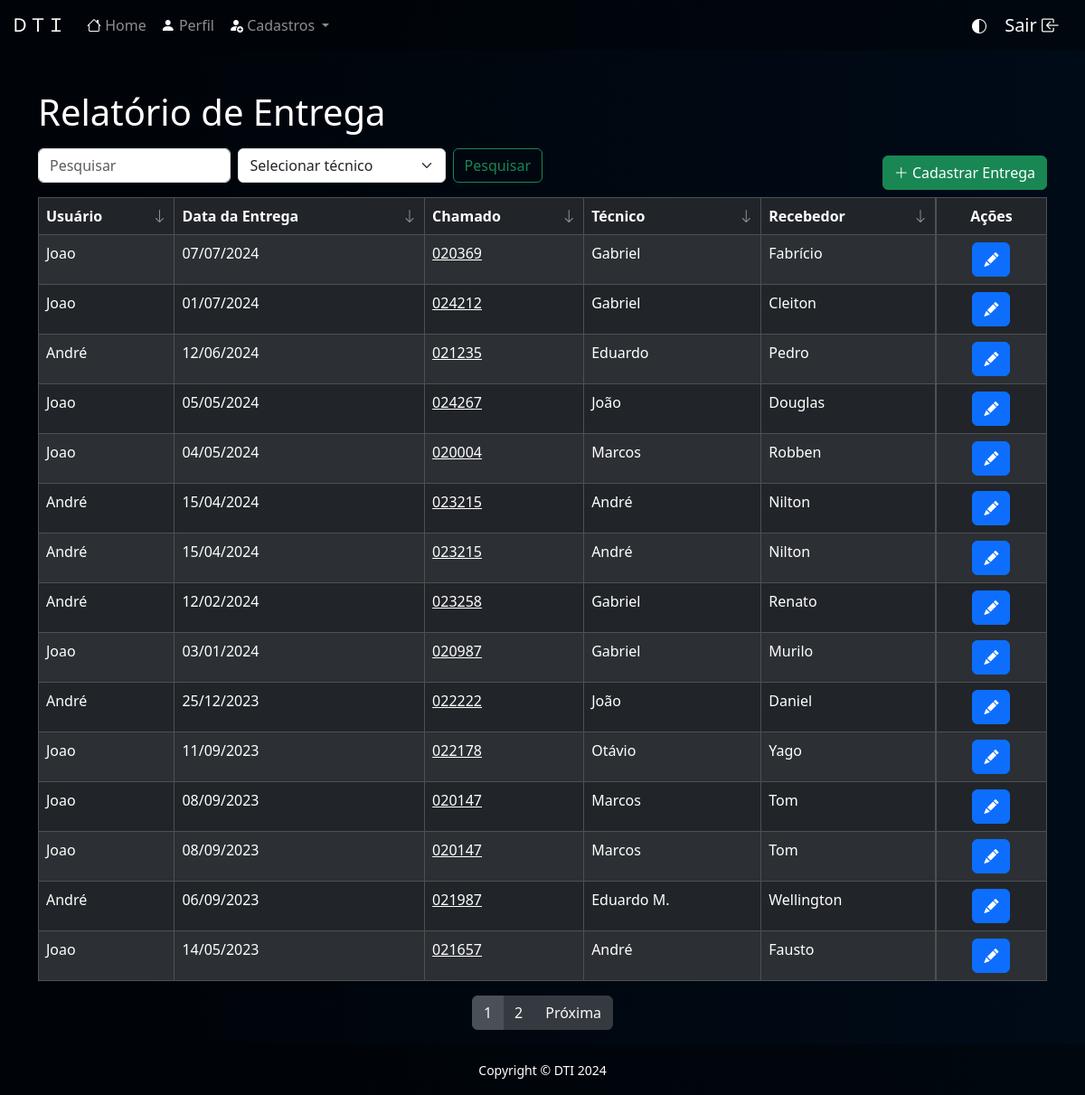
The app's page /home/relatorio.php (signed in), older data.
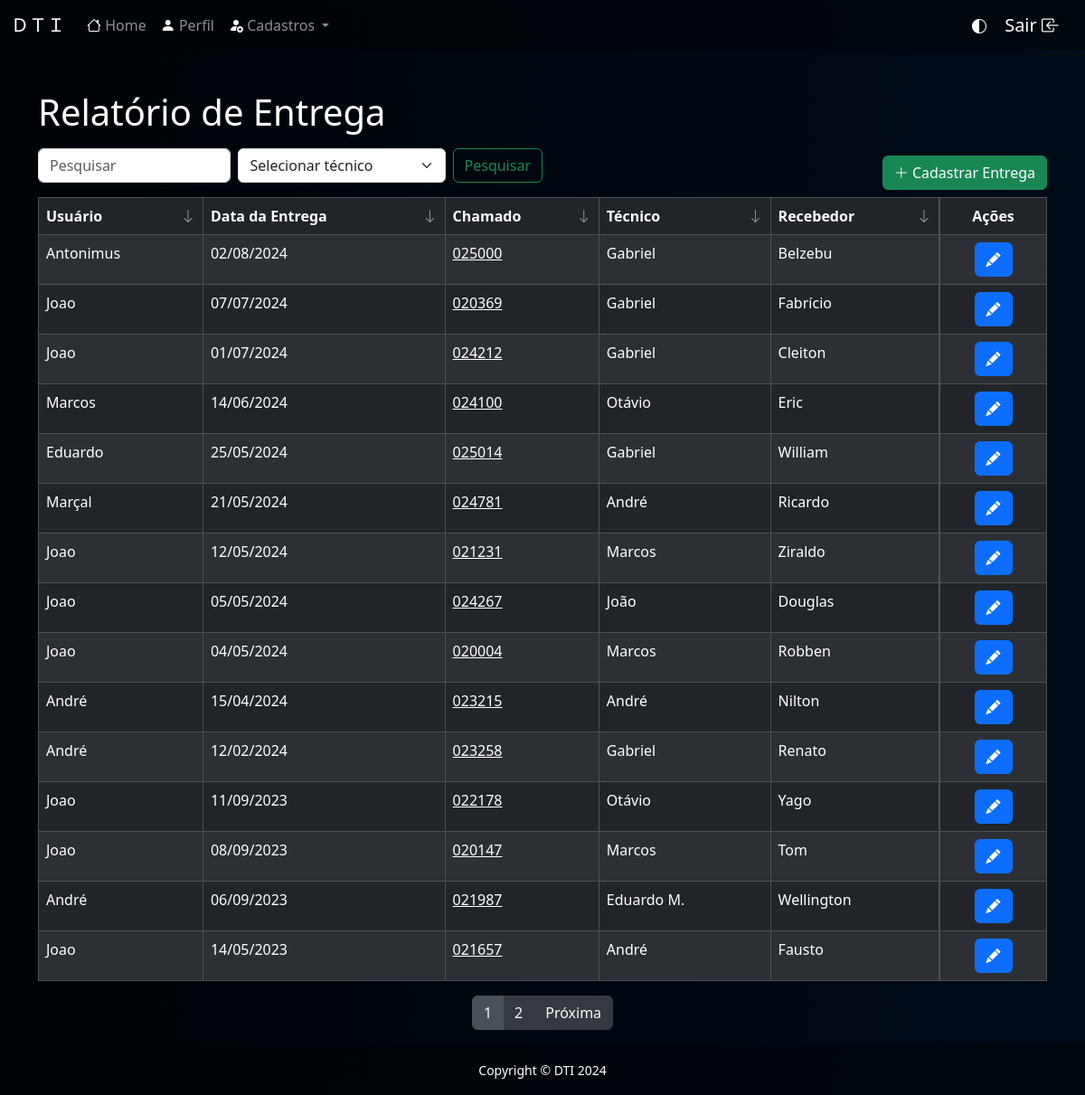
The same page, newer data.
### tables this page shows
CREATE TABLE `tabela` (
  `id` int(11) NOT NULL,
  `id_usuario` int(11) NOT NULL,
  `data` varchar(15) NOT NULL,
  `chamado` varchar(20) NOT NULL,
  `id_tecnico` int(11) NOT NULL,
  `recebedor` varchar(100) NOT NULL
);

CREATE TABLE `usuario` (
  `id` int(11) NOT NULL,
  `nome` varchar(100) NOT NULL,
  `senha` varchar(100) NOT NULL,
  `status` int(1) NOT NULL,
  `nivel` int(1) NOT NULL
);

CREATE TABLE `tecnico` (
  `id` int(11) NOT NULL,
  `nome` varchar(100) NOT NULL,
  `status` int(1) NOT NULL
);

### home/relatorio.php (the view, shortened to what this page needs)
<?php
    require_once('../conexao.php');
    $V_WHERE = "";
    $T_WHERE = "";
    $itens_por_pagina = 15;
    $pagina = isset($_GET['page']) ? $_GET['page'] : 1;
    $offset = ($pagina - 1) * $itens_por_pagina;
    $sql_count = "SELECT COUNT(*) AS total, usuario.nome AS nome_usuario
                    FROM tabela
                    INNER JOIN usuario ON tabela.id_usuario = usuario.id
                    WHERE 1 = 1 " . $V_WHERE . $T_WHERE;
    $resultado_count = mysqli_query($conexao, $sql_count);
    $linha_count = mysqli_fetch_assoc($resultado_count);
    $total_registros = $linha_count['total'];
    $total_paginas = ceil($total_registros / $itens_por_pagina);
    $sort_col = isset($_GET['sort_col']) ? $_GET['sort_col'] : 1;
    $sort_order = isset($_GET['sort_order']) ? $_GET['sort_order'] : 'DESC';
    switch ($sort_col) {
        case 1:
            $sort_col = 'STR_TO_DATE(tabela.data, "%d/%m/%Y")';
            break;
    }
    $sql = "SELECT tabela.*, usuario.nome AS nome_usuario, tecnico.nome AS nome_tecnico
            FROM tabela
            INNER JOIN usuario ON tabela.id_usuario = usuario.id
            INNER JOIN tecnico ON tabela.id_tecnico = tecnico.id
            WHERE 1 = 1 " . $V_WHERE . $T_WHERE . "
            ORDER BY $sort_col $sort_order
            LIMIT $itens_por_pagina OFFSET $offset";
    $resultado = mysqli_query($conexao, $sql);
?>
<!DOCTYPE html>
<html lang="pt-br">
<head>
    <link href="https://cdn.jsdelivr.net/npm/bootstrap@5.3.3/dist/css/bootstrap.min.css" rel="stylesheet">
    <link rel="stylesheet" href="https://cdn.jsdelivr.net/npm/bootstrap-icons@1.11.3/font/bootstrap-icons.min.css">
</head>
<body>
    <?php require_once("../template/menu01.php") ?>
    <main class="container" style="margin-top: 100px;">
        <h1>Relatório de Entrega</h1>
        <div class="d-flex justify-content-between align-items-end mb-2">
            <form class="d-flex col-6 mt-2 mb-2" method="post" role="search">
                <input class="form-control me-2" type="search" name="search" placeholder="Pesquisar" aria-label="Search">
                <select class="form-select me-2" name="search-tec" id="search-tec">
                    <option selected value="" style="color: black;">Selecionar técnico</option>
                </select>
                <button class="btn btn-outline-success" type="submit" name="pesquisar">Pesquisar</button>
            </form>
            <a href="../cadastro/cad-entrega.php" class="btn btn-success"><i class="bi bi-plus-lg"></i> Cadastrar Entrega</a>
        </div>
        <table id="tabela" class="table table-dark table-striped table-bordered">
            <thead>
                <tr>
                    <th id="header0" onclick="sortTable(0)" class="sortable asc">Usuário <i class="bi bi-arrow-down sort-icon"></th>
                    <th id="header1" onclick="sortTable(1)" class="sortable">Data da Entrega <i class="bi bi-arrow-down sort-icon"></th>
                    <th id="header2" onclick="sortTable(2)" class="sortable">Chamado <i class="bi bi-arrow-down sort-icon"></th>
                    <th id="header3" onclick="sortTable(3)" class="sortable">Técnico <i class="bi bi-arrow-down sort-icon"></th>
                    <th id="header4" onclick="sortTable(4)" class="sortable">Recebedor <i class="bi bi-arrow-down sort-icon"></th>
                    <th class="d-flex justify-content-center">Ações</th>
                </tr>
            </thead>
            <tbody>
                <?php
                    while ($linha = mysqli_fetch_array($resultado)) {
                ?>
                <tr>
                    <td><?= $linha['nome_usuario'] ?></td>
                    <td><?= $linha['data'] ?></td>
                    <td><a href="http://sup.umuarama.pr.gov.br/scp/tickets.php?id=<?= $linha['chamado'] ?>" target="_blank"><?= $linha['chamado'] ?></a></td>
                    <td><?= $linha['nome_tecnico'] ?></td>
                    <td><?= $linha['recebedor'] ?></td>
                    <td class="d-flex justify-content-center gap-2">
                        <abbr title="Editar"><a class="btn btn-primary" href="../editar/edit-entrega.php?id=<?= $linha['id'] ?>"><i class="bi bi-pencil-fill"></i></a></abbr>
                    </td>
                </tr>
                <?php } ?>
            </tbody>
        </table>
        <nav aria-label="Paginação">
            <ul class="pagination justify-content-center">
                <?php for ($i = 1; $i <= $total_paginas; $i++): ?>
                    <li class="page-item <?= ($pagina == $i) ? 'active' : '' ?>"><a class="page-link" href="?page=<?= $i ?>&sort_col=<?= isset($_GET['sort_col']) ? $_GET['sort_col'] : '1' ?>&sort_order=<?= isset($_GET['sort_order']) ? $_GET['sort_order'] : 'DESC' ?>"><?= $i ?></a></li>
                <?php endfor; ?>
                <?php if ($pagina < $total_paginas): ?>
                    <li class="page-item"><a class="page-link" href="?page=<?= $pagina + 1 ?>&sort_col=<?= isset($_GET['sort_col']) ? $_GET['sort_col'] : '1' ?>&sort_order=<?= isset($_GET['sort_order']) ? $_GET['sort_order'] : 'DESC' ?>">Próxima</a></li>
                <?php endif; ?>
            </ul>
        </nav>
    </main>
    <?php require_once("../template/rodape01.php") ?>
</body>
</html>

### template/menu01.php (shortened to what this page needs)
<!DOCTYPE html>
<html lang="en">
<head>
</head>
    <header>
        <nav class="navbar fixed-top navbar-expand-lg" style="background: linear-gradient(to right, #000307, #00070E);" data-bs-theme="dark">
            <div class="container-fluid">
                <a class="navbar-brand" href="../home/relatorio.php">ＤＴＩ</a>
                <ul class="navbar-nav me-auto mb-2 mb-lg-0">
                    <li class="nav-item">
                        <a class="nav-link" href="../home/relatorio.php"><i class="bi bi-house"></i> Home</a>
                    </li>
                    <li class="nav-item">
                        <a class="nav-link" href="../home/perfil.php"><i class="bi bi-person-fill"></i> Perfil</a>
                    </li>
                    <li class="nav-item dropdown">
                        <a class="nav-link dropdown-toggle" role="button" data-bs-toggle="dropdown"  aria-expanded="false " >
                        <i class="bi bi-person-fill-add"></i> Cadastros
                        </a>
                    </li>
                </ul>
                 <div>
                     <a id="toggleButton"  style="cursor:pointer;margin-right: 1rem;">
                         <i class="bi bi-circle-half"></i>
                            </a>
                        <a class="navbar-brand ms-auto" href="../sair.php">Sair <i class="bi bi-box-arrow-in-left"></i></a>
                    </div>
            </div>
        </nav>
    </header>
</body>
</html>

### template/rodape01.php
<footer id="sticky-footer" style="background: linear-gradient(to right, #000307, #00070E); color: white;">
    <div class="container text-center">
        <small>Copyright &copy; DTI 2024</small>
    </div>
</footer>

### home/relatorio.php (style rules this page uses)
* { color: white; }
body { background-color: #000B18; display: flex; flex-direction: column; min-height: 100vh; }
main { flex: 1; }
a { color: white; }
option { color: black; }
th, td { text-align: left; position: relative; }
.sort-icon { position: absolute; right: 8px; top: 50%; transform: translateY(-50%); margin-left: 5px; opacity: 0.5; transition: opacity 0.3s ease; }
.sortable { position: relative; cursor: pointer; }
#sticky-footer { flex-shrink: 0; padding: 1rem; background-color: #343a40; color: white; text-align: center; }
.pagination .page-link { color: #f8f9fa; background-color: #343a40; border-color: #343a40; }
.pagination .page-item.active .page-link { background-color: #495057; border-color: #495057; }

### template/menu01.php (style rules this page uses)
body { background: linear-gradient(to right, #000307, #000B18); color: #fff; }

Row changes from the older to the newer data that the page shows:
removed tabela: id_usuario.nome "André", data "12/06/2024", chamado "021235", id_tecnico.nome "Eduardo", recebedor "Pedro"
removed tabela: id_usuario.nome "André", data "15/04/2024", chamado "023215", id_tecnico.nome "André", recebedor "Nilton"
removed tabela: id_usuario.nome "Joao", data "03/01/2024", chamado "020987", id_tecnico.nome "Gabriel", recebedor "Murilo"
removed tabela: id_usuario.nome "André", data "25/12/2023", chamado "022222", id_tecnico.nome "João", recebedor "Daniel"
removed tabela: id_usuario.nome "Joao", data "08/09/2023", chamado "020147", id_tecnico.nome "Marcos", recebedor "Tom"
added tabela: id_usuario.nome "Antonimus", data "02/08/2024", chamado "025000", id_tecnico.nome "Gabriel", recebedor "Belzebu"
added tabela: id_usuario.nome "Marcos", data "14/06/2024", chamado "024100", id_tecnico.nome "Otávio", recebedor "Eric"
added tabela: id_usuario.nome "Eduardo", data "25/05/2024", chamado "025014", id_tecnico.nome "Gabriel", recebedor "William"
added tabela: id_usuario.nome "Marçal", data "21/05/2024", chamado "024781", id_tecnico.nome "André", recebedor "Ricardo"
added tabela: id_usuario.nome "Joao", data "12/05/2024", chamado "021231", id_tecnico.nome "Marcos", recebedor "Ziraldo"
